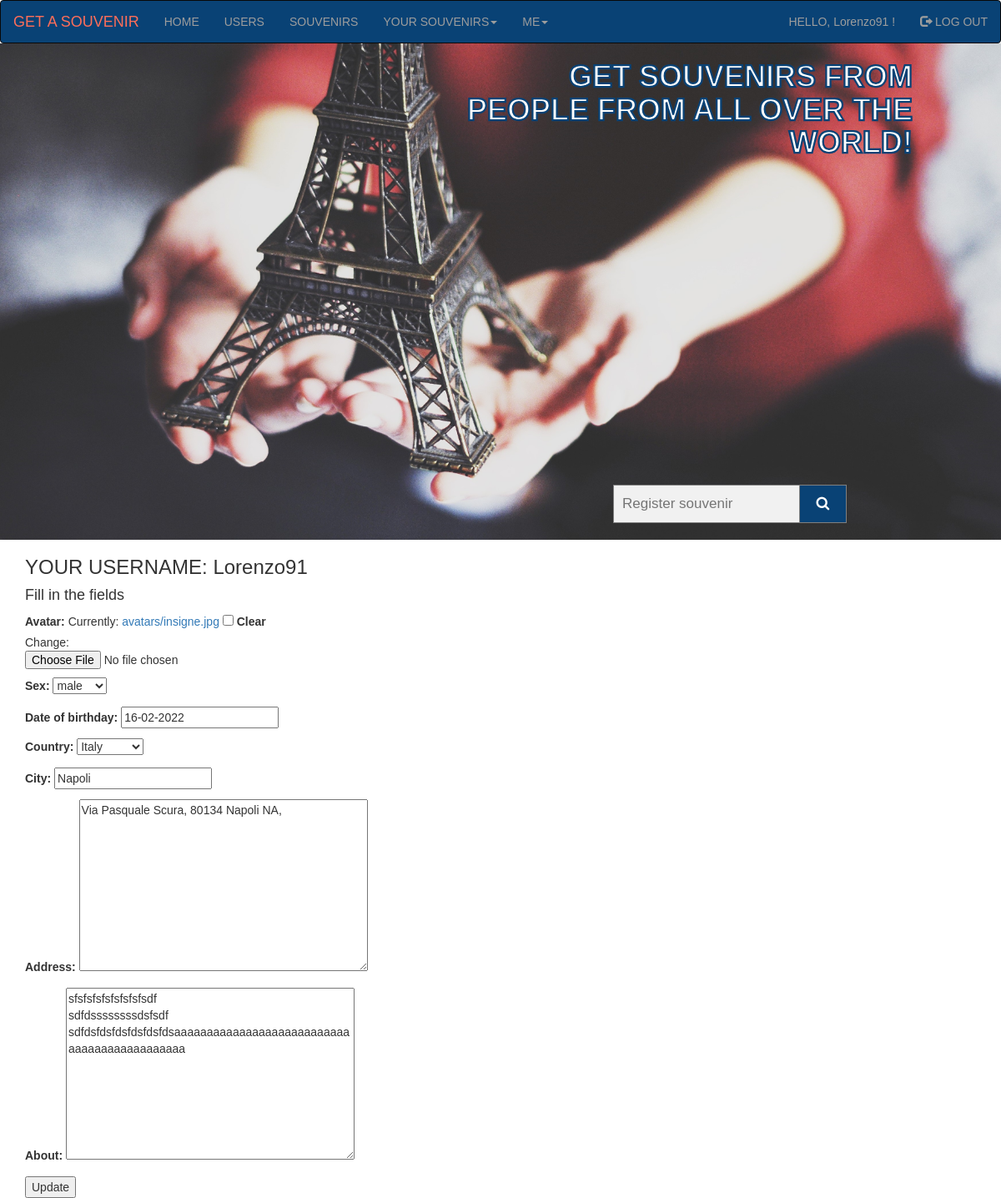
Page /update_user_info/admin/ (signed in) on the committed database.
### souvenirs_app/models.py (models this page shows, shortened)
class UserInfo(models.Model):
    username = models.OneToOneField(User, on_delete=models.PROTECT, primary_key=True)
    slug = models.SlugField(max_length=30, verbose_name='URL')
    avatar = models.ImageField(upload_to='avatars/', default='no-avatar.jpg', null=True, blank=True)
    sex = models.CharField(max_length=6, choices=(('MALE', 'male'), ('FEMALE', 'female')))
    date_of_birthday = models.DateField(null=True, blank=True)
    country = models.ForeignKey(Country, on_delete=models.PROTECT, related_name='userinfo', unique=False)
    city = models.CharField(max_length=30)
    address = models.TextField(max_length=200)
    about = models.TextField(max_length=500, null=True, blank=True)
    class Meta:
        verbose_name = 'User_information'
        verbose_name_plural = 'User_informations'

### souvenirs_app/views.py (the view)
# urls.py: path('update_user_info/<slug:user_info_slug>/', views.UpdateUserInfo.as_view(), name='update_user_info'),
class UpdateUserInfo(LoginRequiredMixin, UpdateView):
    model = UserInfo
    form_class = UserInfoForm
    template_name = 'souvenirs_app/update_user_info.html'
    def get(self, request, **kwargs):
        try:
            self.model.objects.get(username=self.request.user)
            return super(UpdateUserInfo, self).get(request, **kwargs)
        except self.model.DoesNotExist:
            return redirect(reverse('souvenirs_app:create_user_info'))
    def get_object(self, queryset=None):
        return UserInfo.objects.get(username=self.request.user)

### souvenirs_app/forms.py
class UserInfoForm(forms.ModelForm):
    date_of_birthday = forms.DateField(widget=forms.DateInput(format='%d-%m-%Y'))
    class Meta:
        model = UserInfo
        exclude = ['username', 'slug']

### souvenirs_app/models.py (called while the page is built)
    def __str__(self):
        return self.title

### souvenirs_app/templates/souvenirs_app/update_user_info.html (shortened to what this page needs)
{% extends 'souvenirs_app/base.html' %}
{% block content %}
    <h3>YOUR USERNAME: {{ user.get_username }}</h3>
    <h4>Fill in the fields</h4>
    <form action="{% url 'souvenirs_app:update_user_info' object.slug %}" method="post" enctype="multipart/form-data">
        {{ form.as_p }}
    <input type="submit" value="Update"/>
    </form>
{% endblock content %}

### souvenirs_app/templates/souvenirs_app/base.html (shortened to what this page needs)
<!DOCTYPE html>
<html lang="en">
<head>
  <link rel="stylesheet" href="https://maxcdn.bootstrapcdn.com/bootstrap/3.4.1/css/bootstrap.min.css">
  <link rel="stylesheet" href="https://cdnjs.cloudflare.com/ajax/libs/font-awesome/4.7.0/css/font-awesome.min.css">
  <link rel="stylesheet" type="text/css" href="/static/base.css">
</head>
<body style="margin-top: 0px;">
<nav class="navbar navbar-inverse">
  <div class="container-fluid">
    <div class="navbar-header">
      <a class="navbar-brand" href="{% url 'souvenirs_app:index' %}">GET A SOUVENIR</a>
    </div>
    <ul class="nav navbar-nav">
      <li><a href="{% url 'souvenirs_app:index' %}">HOME</a></li>
      <li><a href="{%  url 'souvenirs_app:user_infos' %}">USERS</a></li>
      <li><a href="{%  url 'souvenirs_app:souvenirs' %}">SOUVENIRS</a></li>
      {% if user.is_authenticated %}
      <li class="dropdown"><a class="dropdown-toggle" data-toggle="dropdown" href="#">YOUR SOUVENIRS<span class="caret"></span></a>
        {% endif %}
      </li>
      <li class="dropdown"><a class="dropdown-toggle" data-toggle="dropdown" href="#">ME<span class="caret"></span></a>
      </li>
    </ul>
    <ul class="nav navbar-nav navbar-right">
      {% if user.is_authenticated %}
      <li><a href="{% url 'souvenirs_app:my_info' request.user %}"> HELLO, {{ user.get_username }} !</a></li>
      <li><a href="{% url 'users:logout' %}"><span class="glyphicon glyphicon-log-out"></span> LOG OUT</a></li>
      {% else %}
      <li><a href="{% url 'users:register' %}"><span class="glyphicon glyphicon-list-alt"></span> REGISTER</a></li>
      <li><a href="{% url 'users:login' %}"><span class="glyphicon glyphicon-log-in"></span> LOG IN</a></li>
      {% endif %}
    </ul>
  </div>
</nav>
<main>
  <section class="title-section">
    <div class="wrapper-title-section">
      <h1>Get souvenirs from people from all over the world!</h1>
        <form class="example" action="{% url 'souvenirs_app:search_souvenir' %}" method="get">
          <input type="text" placeholder="Register souvenir" name="search" >
          <button type="submit"><i class="fa fa-search"></i></button>
        </form>
    </div>
  </section>
</main>
<div class="container mt-3">
{% block content %}{% endblock content %}
</div>
</body>
</html>

### static/base.css (style rules this page uses)
* { margin: 0; box-sizing: border-box; font-style: normal; font-family: 'Trebuchet MS', 'Lucida Sans Unicode', 'Lucida Grande', 'Lucida Sans', Arial, sans-serif; }
.navbar { margin-bottom: 0; background-color: #094275; }
.navbar-inverse .navbar-brand { color: #FF6E59; }
.title-section { background-image: url("/static/background-1-1.jpg"); background-repeat: no-repeat; background-position: center; background-size: cover; color: #FF6E59; display: flex; justify-content: flex-end; }
.wrapper-title-section { width: 650px; display: flex; flex-direction: column; }
.wrapper-title-section h1 { text-align: end; text-transform: uppercase; margin-right: 50px; font-size: 36px; font-weight:900; max-width: 544px; max-height: 99px; color: #FFFFFF; -webkit-text-stroke-width: medium; -webkit-text-stroke-color: #094275; }
.wrapper-title-section form { margin: auto; max-width: 300px; margin-top: 400px; margin-bottom: 20px; }
form.example input[type=text] { padding: 10px; font-size: 17px; border: 1px solid grey; float: left; width: 80%; background: #f1f1f1; }
form.example button { float: left; width: 20%; padding: 10px; background: #094275; color: white; font-size: 17px; border: 1px solid grey; border-left: none; cursor: pointer; }
form.example::after { content: ""; clear: both; display: table; }

### rows in the picture
UserInfo: sex "male", date_of_birthday "16-02-2022", country "Italy", city "Napoli", address "Via Pasquale Scura, 80134 Napoli NA,", about "sfsfsfsfsfsfsfsfsdf sdfdssssssssdsfsdf sdfdsfdsfdsfdsfdsfdsааааааааааааааааааааааааааааааааааааааааааааа"

### other values in the picture
{{ user.get_username }} "Lorenzo91"
